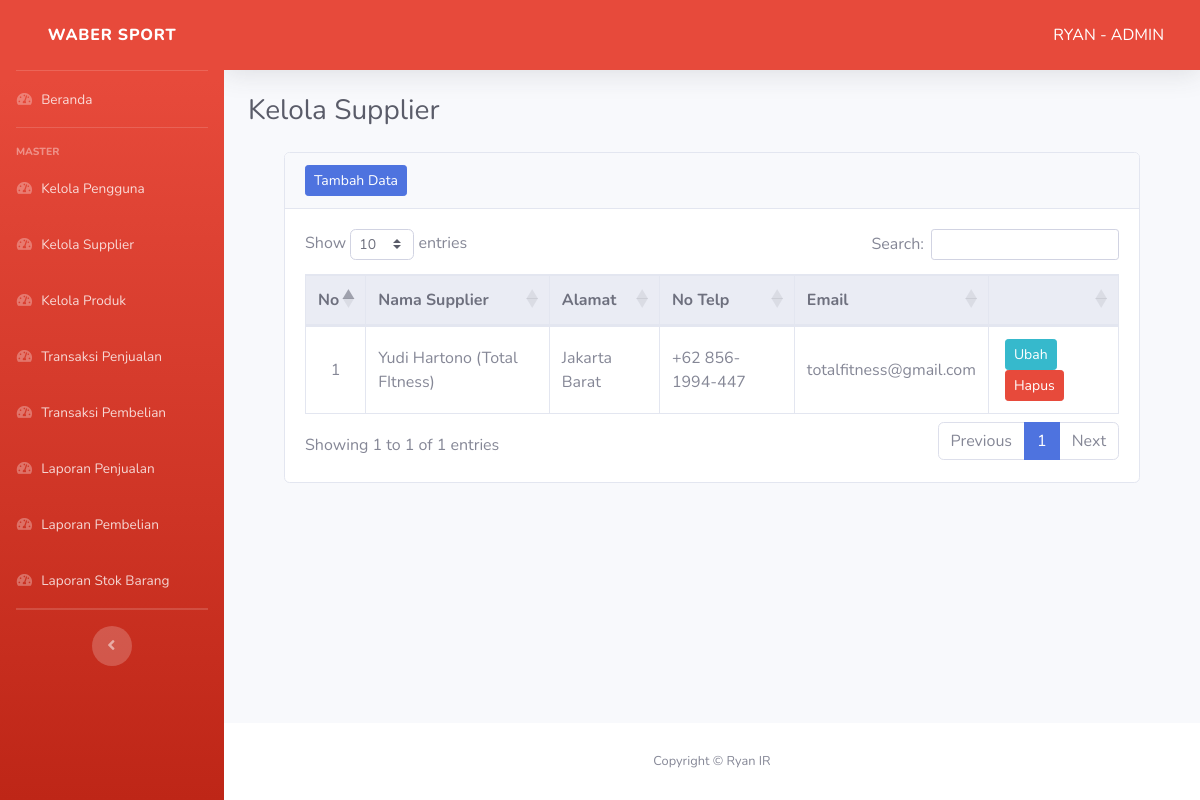
The page /pages/admin/kelola-supplier.php (signed in) on the database its author committed.
### tables this page shows
CREATE TABLE `supplier` (
  `id_supplier` int(11) NOT NULL,
  `nama_supplier` varchar(40) NOT NULL,
  `alamat_supplier` varchar(50) NOT NULL,
  `no_telp` varchar(50) NOT NULL DEFAULT '',
  `email` text NOT NULL
);

### pages/admin/kelola-supplier.php (the view, shortened to what this page needs)
<!DOCTYPE html>
<html lang="en">
<head>
    <?php include '../../layout/header.php' ?>
</head>
<body id="page-top">
    <div id="wrapper">
        <?php include '../../layout/sidebar-admin.php' ?>
        <div id="content-wrapper" class="d-flex flex-column">
            <div id="content">
                <?php include '../../layout/topbar.php' ?>
                <div class="container-fluid">
                    <div class="d-sm-flex align-items-center justify-content-between mb-4">
                        <h1 class="h3 mb-0 text-gray-800">Kelola Supplier</h1>
                    </div>
                    <div class="container row-12">
                        <div class="col">
                            <div class="card mb-5">
                                <div class="card-header">
                                    <div class="nav-item">
                                        <a href="tambah-supplier.php" class="btn btn-sm btn-primary">Tambah Data</a>
                                    </div>
                                </div>
                                <div class="card-body">
                                    <table class="table table-responsive-lg table-hover table-bordered" id="Table">
                                        <thead class="thead-light text-center">
                                            <tr>
                                                <th width=6%>No</th>
                                                <th>Nama Supplier</th>
                                                <th>Alamat</th>
                                                <th>No Telp</th>
                                                <th>Email</th>
                                                <th width=16%></th>
                                            </tr>
                                        </thead>
                                        <tbody>
                                            <?php
                                            include "../../koneksi.php";
                                            $no = 1;
                                            $data = mysqli_query($koneksi, "SELECT * FROM supplier");
                                            if (!$data) {
                                                ?>
                                                <tr>
                                                    <td colspan="7" class="text-center font-weight-bold">Data Kosong</td>
                                                </tr>
                                                <?php
                                                } else {
                                                    while ($item = mysqli_fetch_array($data)) {
                                                        ?>
                                                    <tr>
                                                        <td class="text-center align-middle"><?php echo $no++; ?></td>
                                                        <td class="align-middle"><?php echo $item['nama_supplier']; ?></td>
                                                        <td class="align-middle"><?php echo $item['alamat_supplier']; ?></td>
                                                        <td class="align-middle"><?php echo $item['no_telp']; ?></td>
                                                        <td class="align-middle"><?php echo $item['email']; ?></td>
                                                        <td class="text-center">
                                                            <a href="ubah-supplier.php?id=<?php echo $item['id_supplier'] ?>" class="btn btn-info btn-sm mx-1 float-left">Ubah</a>
                                                            <form action="hapus-supplier.php?id=<?php echo $item['id_supplier'] ?>" method="post">
                                                                <button type="submit" class="btn btn-danger btn-sm mx-1 float-left">Hapus</button>
                                                            </form>
                                                        </td>
                                                    </tr>
                                            <?php
                                                }
                                            }
                                            ?>
                                        </tbody>
                                    </table>
                                </div>
                            </div>
                        </div>
                    </div>
                </div>
            </div>
            <?php include '../../layout/footer.php' ?>
        </div>
    </div>
</body>
</html>

### rows shown on the page
supplier: nama_supplier "Yudi Hartono (Total FItness)", alamat_supplier "Jakarta Barat", no_telp "+62 856-1994-447", email "totalfitness@gmail.com"

### other values the page prints
$_SESSION['nama'] "RYAN"
$_SESSION['jabatan'] "ADMIN"
